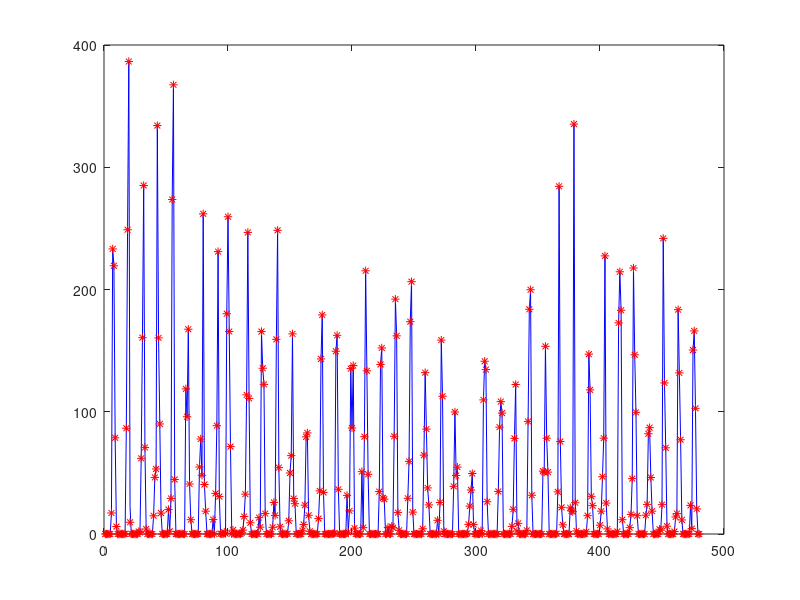

The MATLAB source for this figure:
%% Task A
load proj18.mat
rain_org_EG = getfield(ElGeneina,'rain_org'); %actual rain data
rain_org_t_EG = getfield(ElGeneina,'rain_org_t');
rain_EG = getfield(ElGeneina,'rain');
% rain_org_EG = getfield(Kassala,'rain_org'); %actual rain data
% rain_org_t_EG = getfield(Kassala,'rain_org_t');
% rain_EG = getfield(Kassala,'rain');
u = rain_org_EG(1:end);


%%
a1 = -0.3;
A = (-a1);
Re = eye(3)*50; % State noise variance - CHANGE: The higher V1 -> higher variance in result
Rw = 0; % Measure variance - CHANGE: The higher V2-> lower variance in result
N = length(u);
% Vector to store values in
Xsave=zeros(3,N);
Usave=zeros(1,N);
Rxxt = 1; 
Xtt = zeros(3,1);
C = [1 1 1];
Ryyt = C*Rxxt*C' + Rw;
% Kalman filter. Start from k=3, since we need old values of y.

for k=1:N
    for i = 1:2
        if (i == 1)
            xtt = Xtt(3,1);
        else 
            xtt = Xtt(1,1);
        end
        Rxx = Rxxt;
        xtt1 = A*xtt;
        Kt = Ryyt\(Rxxt*C');
        Rxxt = A*Rxx*A' + Re;
        Ryyt = C*Rxxt*C' + Rw;
        Xtt(i,1) = xtt1;
    end
    xtt = Xtt(2,1);
    Rxx = Rxxt - Kt*Ryyt*Kt';
    xtt1 = A*xtt;
    Kt = Ryyt\(Rxxt*C');
    Rxxt = A*Rxx*A' + Re;
    Ryyt = C*Rxxt*C' + Rw;
    Xtt(3,1) = xtt1;
    Xtt = Xtt+Kt*(u(k)-C*Xtt);
    Xtt(Xtt<0) = 0;
  % Save state
  Xsave(:,k)= Xtt;
  Usave(k) = C*Xtt;
end

% Zsave = Zsave(:);
% plot(Xsave(:))
plot(Usave, 'b')
hold on
plot(rain_org_EG,'*r')
sum(rain_org_EG)
sum(Xsave(:))
rain_Kalman = Xsave(:);

% QUESTIONS: 
% DO WE TAKE AWAY THE MA(12) PART ASWELL, WHY ONLY AR(1)?
% IF WE TAKE THE SQRT DOES THE EQUALITY HOLD, Y = X1 + X2 + X3?